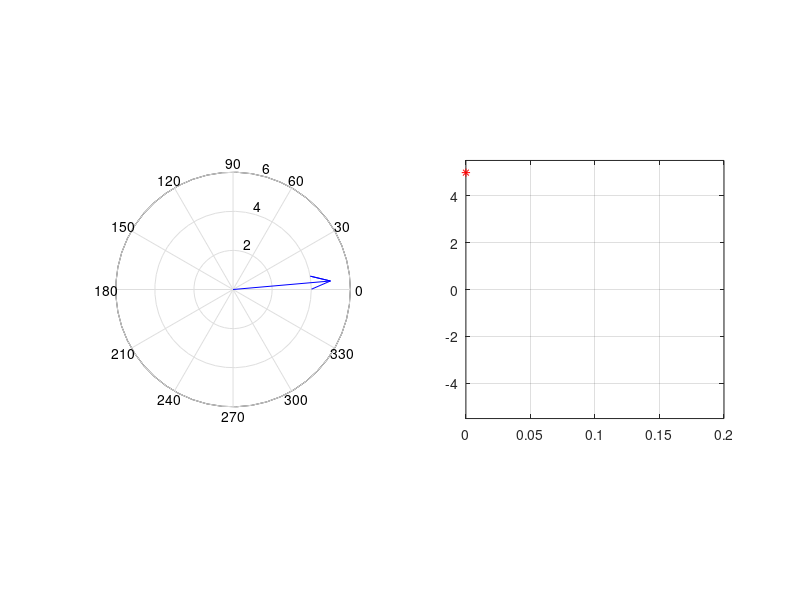

This chart was generated by the following MATLAB code:
clear all; clf
f = input('  frequency in Hz >>')
A = input('   amplitude(>0) >>')
theta = input('  phase in degrees >>')
omega = 2*pi*f;
tmax=1/f;
time = [  ];  n = 0;
figure(1)
for t = 0; tmax/36: tmax;
    z = A*exp(j*(omega*t+theta*pi/180));      % 复数的指数形式
    x = real(z);   y = imag(z);
    time = [time t];      %绘制饼图分割线
    subplot(121)          %子图
    compass(x,y);         
    axis('square')
    subplot(122)      
    plot(n*tmax/36, x, '*r')     
    axis('square');
    axis([0 tmax -1.1*A 1.1*A]);    grid   
    hold on
    if n==0
        pause(1)  %暂停
    else
        pause(0.1)
    end
    n=n+1;
end
hold off
    